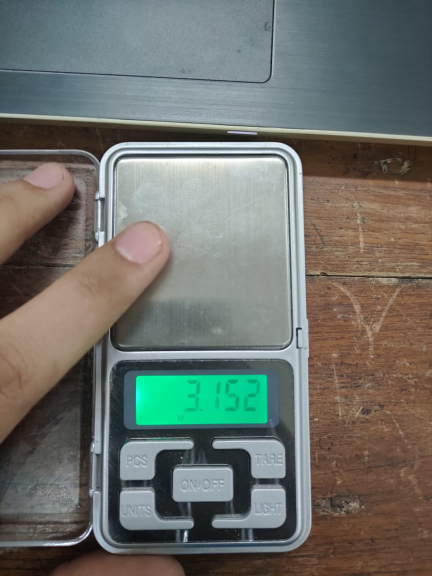
#> input picture Number Detection/input_image.jpeg, 864 x 1152 px, given in place of the camera (shown at 1/2 size)
$ python screen_detection_v1.py
#> lines starting #> are read from the running program, lines starting #| are printed output that depends on the picture; after the words box and inside, x2 and y2 are one past the last pixel; in counts of white or black regions, pixels touching at a corner belong together
from imutils.perspective import four_point_transform
from imutils import contours
import imutils
import cv2

cap = cv2.VideoCapture(0)

while True:
# load the example image
	ret, image = cap.read()
#> image is the input picture: shape (1152, 864, 3); mean B, G, R 105.9, 112.1, 109.4
# pre-process the image by resizing it, converting it to
# graycale, blurring it, and computing an edge map
	image = imutils.resize(image, height=500)
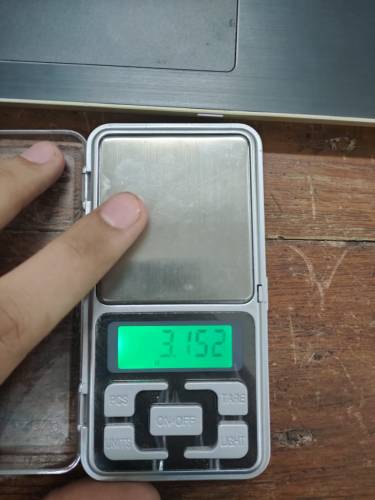
#> image: shape (500, 375, 3); mean B, G, R 105.9, 112.1, 109.4
	gray = cv2.cvtColor(image, cv2.COLOR_BGR2GRAY)
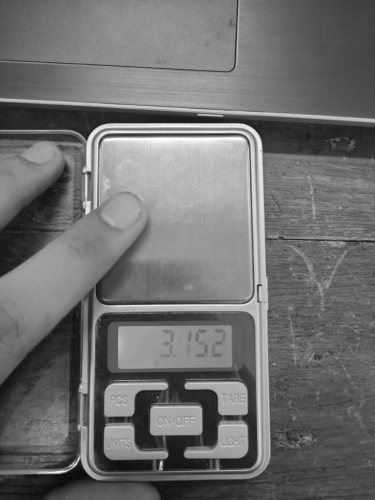
#> gray: shape (500, 375); min 9, max 255, mean 110.6
	blurred = cv2.GaussianBlur(gray, (7,7), 0)
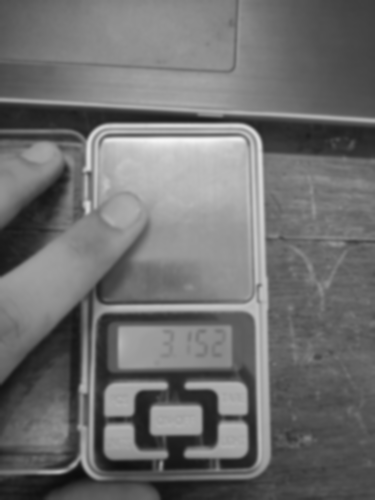
#> blurred: shape (500, 375); min 12, max 245, mean 110.6
	edged = cv2.Canny(blurred, 50, 200, 255)
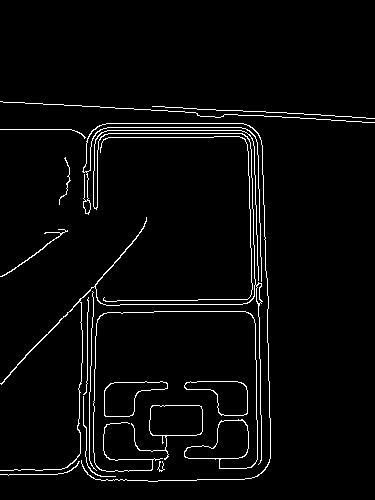
#> edged: shape (500, 375); 3.4% white in thin lines or dots, all inside (x1, y1, x2, y2) = (0, 101, 375, 482)

	cv2.imshow("edged",edged)

	if cv2.waitKey(1) & 0xFF == ord('q'):
#> (key q is pressed here)
		break
cap.release()

cv2.destroyAllWindows()
